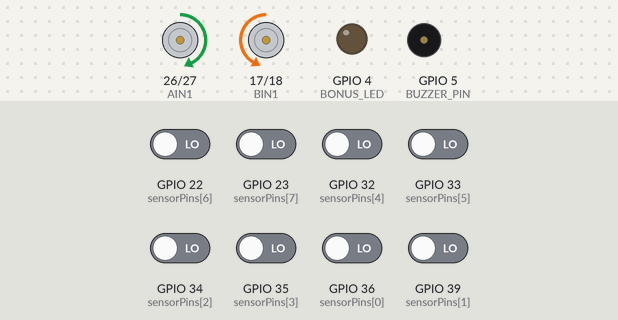
A program run on a simulated ESP32. Shown: motor-driver pin pairs drawn as motors (green arrow = first pin HIGH = forward, orange = second pin HIGH = backward, longer = more drive, scaled by the enable pin), output pins drawn as LEDs (lit = HIGH), buzzer (waves = sounding, pin HIGH). The test bench sets the inputs (shaded band); at power-on: GPIO 22 (sensorPins[6]), GPIO 23 (sensorPins[7]), GPIO 32 (sensorPins[4]), GPIO 33 (sensorPins[5]), GPIO 34 (sensorPins[2]), GPIO 35 (sensorPins[3]), GPIO 36 (sensorPins[0]), GPIO 39 (sensorPins[1]) LOW. WiFi joins after 1.5 s; servers stay silent unless stated; what the program prints to the serial monitor is not drawn.

Above: at 2.8 s.
2.9 s: GPIO 32 (sensorPins[4]) driven HIGH
At 3.6 s:
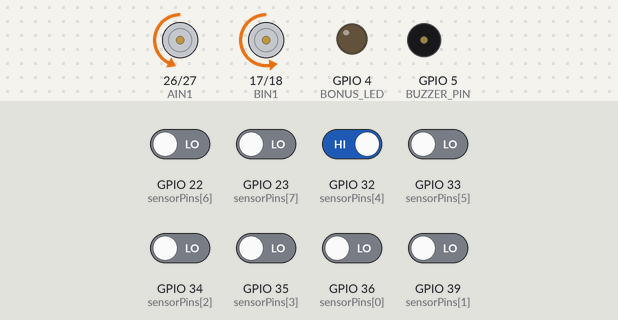
4.4 s: GPIO 22 (sensorPins[6]) driven HIGH
At 4.7 s:
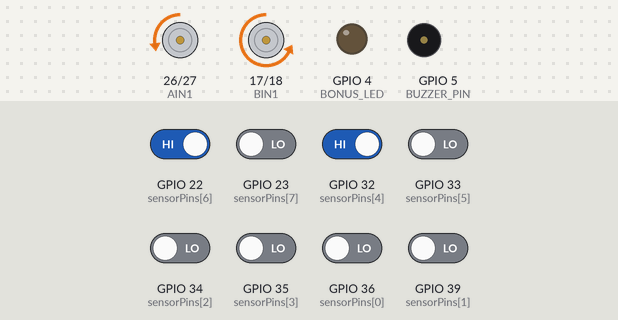
5.9 s: GPIO 23 (sensorPins[7]) driven HIGH
At 7.1 s:
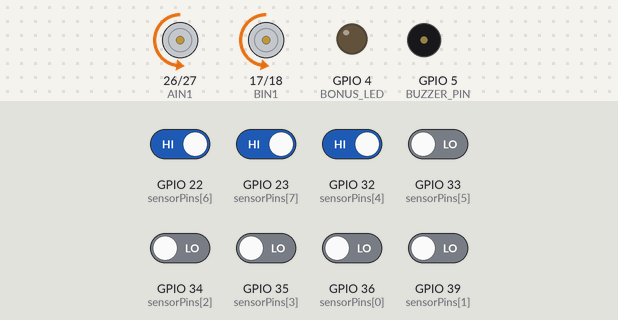
Timing chart, 0 to 8.9 s (numbered marks = the images above; inputs shaded):
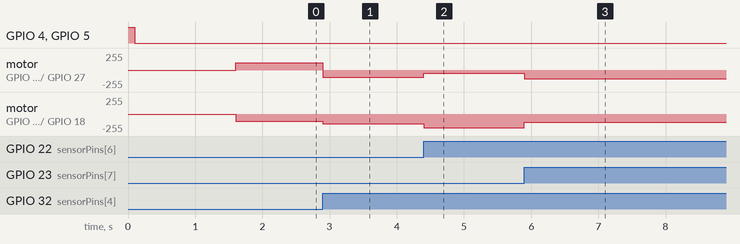

Measured:
- after the input at 2.9 s, motor on GPIO 26 (AIN1) / GPIO 27 (AIN2): forward 110/255 → backward 110/255 at once; motor on GPIO 17 (BIN1) / GPIO 18 (BIN2): backward 107/255 → backward 147/255 at once
- after the input at 4.4 s, motor on GPIO 26 (AIN1) / GPIO 27 (AIN2): backward 110/255 → backward 50/255 at once; motor on GPIO 17 (BIN1) / GPIO 18 (BIN2): backward 147/255 → backward 205/255 at once
- after the input at 5.9 s, motor on GPIO 26 (AIN1) / GPIO 27 (AIN2): backward 50/255 → backward 130/255 at once; motor on GPIO 17 (BIN1) / GPIO 18 (BIN2): backward 205/255 → backward 127/255 at once

The program:

main.cpp
```cpp
/**
 * LINE FOLLOWER ROBOT - V4.1 (THE GOLDEN RESTORATION)
 * ==========================================
 * Features:
 * - Restored V4 "Wait for White" continuous movement logic (Zero Delays)
 * - Restored V4 Physics and PD Math
 * - Left-First Turn Bias
 * - Non-Blocking Checkpoint Beep
 */

#include <Arduino.h>
#include "ESP32Wifi.h"

const bool WIFI_ENABLED = true;

// ========== MOTOR PIN DEFINITIONS ==========
#define PWMA 25
#define AIN1 26
#define AIN2 27

#define PWMB 16
#define BIN1 17
#define BIN2 18

#define BONUS_LED 4
#define BUZZER_PIN 5

// D1(Right) to D8(Left) mapping - Proven to work in V4
const int sensorPins[8] = {36, 39, 34, 35, 32, 33, 22, 23};

float leftCalibration = 1.0;
float rightCalibration = 0.98;

// Original V4 Weights
const int weights[8] = {-40, -30, -20, -10, 10, 20, 30, 40};

int lastError = 0;
int turnMemory = 0;
int LINE = 1;
bool isRecovering = false;

unsigned long beepUntil = 0; // Timer for non-blocking beep

// ========== CONTROL PARAMETERS ==========
int baseSpeed = 130;
float Kp = 2.0;
float Kd = 14.0;

void setMotorSpeeds(int left, int right);

void setup() {
    Serial.begin(115200);

    pinMode(PWMA, OUTPUT); pinMode(AIN1, OUTPUT); pinMode(AIN2, OUTPUT);
    pinMode(PWMB, OUTPUT); pinMode(BIN1, OUTPUT); pinMode(BIN2, OUTPUT);

    for (int i = 0; i < 8; i++) {
        pinMode(sensorPins[i], INPUT);
    }

    pinMode(BONUS_LED, OUTPUT);
    pinMode(BUZZER_PIN, OUTPUT);

    digitalWrite(BONUS_LED, HIGH); digitalWrite(BUZZER_PIN, HIGH); delay(100);
    digitalWrite(BONUS_LED, LOW); digitalWrite(BUZZER_PIN, LOW);

    if (WIFI_ENABLED) setupOTA();
}

void loop() {
    if (WIFI_ENABLED) handleOTA();

    int error = 0;
    int sensorsOnLine = 0;
    int leftSensorsActive = 0;
    int rightSensorsActive = 0;

    for (int i = 0; i < 8; i++) {
        if (digitalRead(sensorPins[i]) == LINE) {
            error += weights[i];
            sensorsOnLine++;

            // Original V4 Mapping
            if (i < 4) rightSensorsActive++;  // Indices 0-3 (D1-D4)
            else leftSensorsActive++;         // Indices 4-7 (D5-D8)
        }
    }

    // =========================================================
    // NON-BLOCKING CHECKPOINT BEEP (No stopping!)
    // =========================================================
    if (sensorsOnLine >= 6) {
        beepUntil = millis() + 150; // Set timer for 150ms beep
    }

    if (millis() < beepUntil) {
        digitalWrite(BUZZER_PIN, HIGH); digitalWrite(BONUS_LED, HIGH);
    } else {
        digitalWrite(BUZZER_PIN, LOW); digitalWrite(BONUS_LED, LOW);
    }

    // =========================================================
    // RECOVERY MODE (Catch the line after a spin)
    // =========================================================
    if (isRecovering) {
        if (digitalRead(sensorPins[3]) == LINE || digitalRead(sensorPins[4]) == LINE) {
            isRecovering = false;
            if (turnMemory == 50 || turnMemory == -50) turnMemory = 0;
        } else {
            sensorsOnLine = 0; // Force it to keep spinning
        }
    }

    // =========================================================
    // THE VAULT: INTERSECTION LOCK (Left-First Bias)
    // =========================================================
    if (turnMemory != 50 && turnMemory != -50 && !isRecovering) {

        // HIERARCHY: If left triggers, ALWAYS lock left.
        if (leftSensorsActive >= 3) {
            turnMemory = 50;  // Lock Left
        }
        else if (rightSensorsActive >= 3) {
            turnMemory = -50; // Lock Right
        }
        else if (sensorsOnLine > 0 && sensorsOnLine <= 2) {
            turnMemory = error;
        }
    }

    // =========================================================
    // WHITE SPACE TRIGGER (Execute the Locked Turn)
    // =========================================================
    // This allows the robot to fluidly drift off sharp corners before turning
    if (sensorsOnLine == 0) {
        isRecovering = true;
        int spinSpeed = 110;

        if (turnMemory < 0) {
            setMotorSpeeds(spinSpeed, -spinSpeed); // Spin Right
        } else {
            setMotorSpeeds(-spinSpeed, spinSpeed); // Spin Left
        }
        return;
    }

    // =========================================================
    // STANDARD PD STEERING
    // =========================================================
    if (turnMemory == 50 || turnMemory == -50) {
        error = 0;  // Force straight driving while passing over an intersection
    }

    int P = error;
    int D = error - lastError;
    int correction = (Kp * P) + (Kd * D);
    lastError = error;

    // Original V4 Math
    int leftSpeed = baseSpeed - correction;
    int rightSpeed = baseSpeed + correction;

    setMotorSpeeds(leftSpeed, rightSpeed);
}

// ========== HARDWARE DRIVER FUNCTIONS ==========
void setMotorSpeeds(int left, int right) {
    static int currentLeft = -999;
    static int currentRight = -999;
    if (left == currentLeft && right == currentRight) return;

    currentLeft = left;
    currentRight = right;

    if (left == 0 && right == 0) {
        digitalWrite(AIN1, HIGH); digitalWrite(AIN2, HIGH);
        digitalWrite(BIN1, HIGH); digitalWrite(BIN2, HIGH);
        analogWrite(PWMA, 0); analogWrite(PWMB, 0);
        return;
    }

    left = left * leftCalibration;
    right = right * rightCalibration;

    if (left >= 0) {
        digitalWrite(AIN1, LOW); digitalWrite(AIN2, HIGH);
    } else {
        digitalWrite(AIN1, HIGH); digitalWrite(AIN2, LOW); left = -left;
    }

    if (right >= 0) {
        digitalWrite(BIN1, LOW); digitalWrite(BIN2, HIGH);
    } else {
        digitalWrite(BIN1, HIGH); digitalWrite(BIN2, LOW); right = -right;
    }

    left = constrain(left, 0, 255); right = constrain(right, 0, 255);
    analogWrite(PWMA, left); analogWrite(PWMB, right);
}
```

ESP32Wifi.h
```cpp
/**
 * ESP32Wifi.h - WiFi & OTA (Over-The-Air) Update Module
 *
 * Provides interface for WiFi connectivity and wireless firmware updates.
 * Prevents motor runaway during updates with automatic emergency brake.
 */

#ifndef ESP32WIFI_H
#define ESP32WIFI_H

/**
 * setupOTA()
 * Initialize WiFi connection and OTA update listener.
 * Call once in setup() if WiFi is enabled.
 * Automatically brakes motors when update starts (safety feature).
 */
void setupOTA();

/**
 * handleOTA()
 * Non-blocking handler for OTA updates.
 * Call frequently in loop() to maintain WiFi connection.
 * Keeps connection alive and checks for incoming firmware updates.
 */
void handleOTA();

#endif
```

ESP32Wifi.cpp
```cpp
/**
 * ESP32 WiFi & OTA Update Module
 * ========================================
 * Provides:
 * - WiFi connection to home network
 * - ArduinoOTA (Over-The-Air) firmware updates via WiFi
 * - Emergency motor shutdown when OTA starts
 *
 * Usage:
 * - Call setupOTA() once in setup() if WiFi is enabled
 * - Call handleOTA() frequently in loop() to maintain connection & check for updates
 */

#include "ESP32Wifi.h"
#include <Arduino.h>
#include <WiFi.h>
#include <ESPmDNS.h>
#include <WiFiUdp.h>
#include <ArduinoOTA.h>

// ========== WiFi CREDENTIALS ==========
// IMPORTANT: Change these to match your network!
const char* ssid = "Soojan_Laptop";
const char* password = "Robotics123";
bool wifiConnected = false;  // Flag: tracks successful WiFi connection

/**
 * setupOTA() - Initialize WiFi connection and OTA update handler
 *
 * Steps:
 * 1. Start WiFi in station mode (client, not access point)
 * 2. Attempt to connect to configured SSID with timeout
 * 3. If successful, configure ArduinoOTA callbacks and start listening
 * 4. If failed, log error and continue in offline mode
 */
void setupOTA() {
    // Print startup message
    Serial.println("\nBooting WiFi...");

    // Set WiFi to Station mode (connect to existing network, not broadcast)
    WiFi.mode(WIFI_STA);

    // Attempt to connect with credentials
    WiFi.begin(ssid, password);

    // Wait for connection with timeout (10 seconds max: 20 attempts × 500ms)
    int attempts = 0;
    while (WiFi.status() != WL_CONNECTED && attempts < 20) {
        delay(500);
        Serial.print("."  );  // Print dots to show waiting
        attempts++;
    }

    // Check connection result
    if (WiFi.status() != WL_CONNECTED) {
        Serial.println("\n[!] WiFi Failed. OFFLINE MODE.");
        wifiConnected = false;
        return;  // Continue without WiFi
    }

    // WiFi connection successful!
    wifiConnected = true;
    // === OTA SAFETY FEATURE: EMERGENCY MOTOR BRAKE ===
    // When firmware update starts, immediately shut off motors to prevent runaway
    ArduinoOTA.onStart([]() {
        Serial.println("Start updating");
        // Emergency stop: force both motor PWM pins to 0 (full brake)
        // This prevents the robot from running away during upload
        analogWrite(25, 0);  // PWMA = 0
        analogWrite(16, 0);  // PWMB = 0
    });

    // Called when OTA update completes successfully
    ArduinoOTA.onEnd([]() { Serial.println("\nEnd"); });

    // Called periodically during upload to show progress
    ArduinoOTA.onProgress([](unsigned int progress, unsigned int total) {
        Serial.printf("Progress: %u%%\r", (progress / (total / 100)));
    });

    // Called if OTA update fails
    ArduinoOTA.onError([](ota_error_t error) { Serial.printf("Error[%u]: ", error); });

    // Configure OTA settings
    ArduinoOTA.setHostname("robot-v1");  // Identify this device on the network
    ArduinoOTA.setPassword(password);      // Require password for updates (security)
    ArduinoOTA.begin();                    // Start listening for OTA updates

    // Print connection success message and IP address
    Serial.println("\n[+] WIFI SUCCESS!");
    Serial.print("[+] IP address: ");
    Serial.println(WiFi.localIP());
}

/**
 * handleOTA() - Non-blocking OTA handler
 *
 * Call this frequently (ideally every loop cycle) to:
 * - Keep WiFi connection alive
 * - Check for incoming firmware update requests
 * - Process any OTA transfers
 *
 * IMPORTANT: This is non-blocking and returns immediately
 */
void handleOTA() {
    // Only process OTA if WiFi is connected
    if (wifiConnected) ArduinoOTA.handle();
}
```
